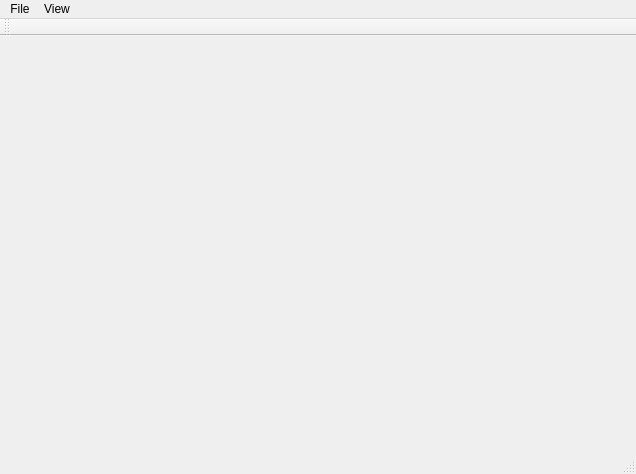
<?xml version="1.0" encoding="UTF-8"?>
<ui version="4.0">
 <class>MainWindow</class>
 <widget class="QMainWindow" name="MainWindow">
  <property name="geometry">
   <rect>
    <x>0</x>
    <y>0</y>
    <width>636</width>
    <height>474</height>
   </rect>
  </property>
  <property name="windowTitle">
   <string>MainWindow</string>
  </property>
  <widget class="QWidget" name="centralWidget"/>
  <widget class="QMenuBar" name="menuBar">
   <property name="geometry">
    <rect>
     <x>0</x>
     <y>0</y>
     <width>636</width>
     <height>21</height>
    </rect>
   </property>
   <widget class="QMenu" name="menuFile">
    <property name="title">
     <string>File</string>
    </property>
    <widget class="QMenu" name="menuBaud_Rate">
     <property name="title">
      <string>Baud Rate</string>
     </property>
     <property name="icon">
      <iconset resource="resource.qrc">
       <normaloff>:/rec/resource/bud_rate.jpg</normaloff>:/rec/resource/bud_rate.jpg</iconset>
     </property>
     <addaction name="baud_300"/>
     <addaction name="baud_1200"/>
     <addaction name="baud_2400"/>
     <addaction name="baud_4800"/>
     <addaction name="baud_9600"/>
     <addaction name="baud_19200"/>
     <addaction name="baud_38400"/>
     <addaction name="baud_57600"/>
     <addaction name="baud_115200"/>
    </widget>
    <addaction name="menuBaud_Rate"/>
    <addaction name="actionAbout_2"/>
    <addaction name="actionExit"/>
   </widget>
   <widget class="QMenu" name="menuView">
    <property name="title">
     <string>View</string>
    </property>
   </widget>
   <addaction name="menuFile"/>
   <addaction name="menuView"/>
  </widget>
  <widget class="QToolBar" name="mainToolBar">
   <attribute name="toolBarArea">
    <enum>TopToolBarArea</enum>
   </attribute>
   <attribute name="toolBarBreak">
    <bool>false</bool>
   </attribute>
  </widget>
  <widget class="QStatusBar" name="statusBar"/>
  <action name="actionAbout_2">
   <property name="icon">
    <iconset resource="resource.qrc">
     <normaloff>:/rec/resource/quation_symbol.png</normaloff>:/rec/resource/quation_symbol.png</iconset>
   </property>
   <property name="text">
    <string>About</string>
   </property>
  </action>
  <action name="actionExit">
   <property name="icon">
    <iconset resource="resource.qrc">
     <normaloff>:/rec/resource/exit.png</normaloff>:/rec/resource/exit.png</iconset>
   </property>
   <property name="text">
    <string>Exit</string>
   </property>
  </action>
  <action name="baud_300">
   <property name="text">
    <string>300</string>
   </property>
  </action>
  <action name="baud_1200">
   <property name="text">
    <string>1200</string>
   </property>
  </action>
  <action name="baud_2400">
   <property name="text">
    <string>2400</string>
   </property>
  </action>
  <action name="baud_4800">
   <property name="text">
    <string>4800</string>
   </property>
  </action>
  <action name="baud_9600">
   <property name="text">
    <string>9600</string>
   </property>
  </action>
  <action name="baud_19200">
   <property name="text">
    <string>19200</string>
   </property>
  </action>
  <action name="baud_38400">
   <property name="text">
    <string>38400</string>
   </property>
  </action>
  <action name="baud_57600">
   <property name="text">
    <string>57600</string>
   </property>
  </action>
  <action name="baud_115200">
   <property name="text">
    <string>115200</string>
   </property>
  </action>
 </widget>
 <layoutdefault spacing="6" margin="11"/>
 <resources>
  <include location="resource.qrc"/>
 </resources>
 <connections/>
</ui>
